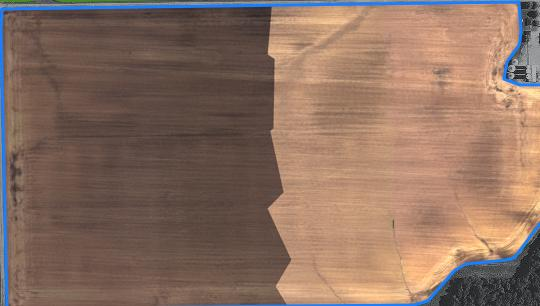
#> input picture full.jpg, 540 x 306 px
$ python script.py --input full.jpg
#> lines starting #> are read from the running program, lines starting #| are printed output that depends on the picture; after the words box and inside, x2 and y2 are one past the last pixel; in counts of white or black regions, pixels touching at a corner belong together
import cv2
import numpy as np
import argparse

parser = argparse.ArgumentParser()
parser.add_argument('--input', help='single channel', default='./red.tif')
parser.add_argument('--output', help='output path', default='./dark_removed.tif')
args = parser.parse_args()

img = cv2.imread(args.input)
#> img is the input picture: shape (306, 540, 3); mean B, G, R 96.8, 111.7, 139.5
grey = cv2.cvtColor(img,cv2.COLOR_BGR2GRAY)
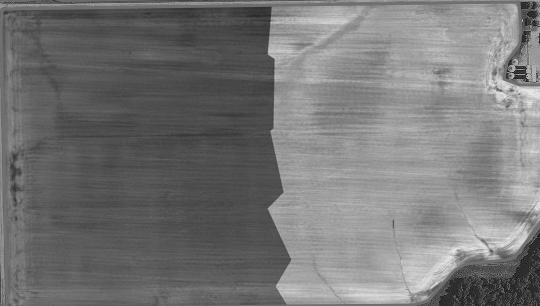
#> grey: shape (306, 540); min 4, max 236, mean 118.4
h, w = grey.shape
#> h = 306; w = 540
MAX = 255

edges = cv2.Canny(grey, 40, 115)
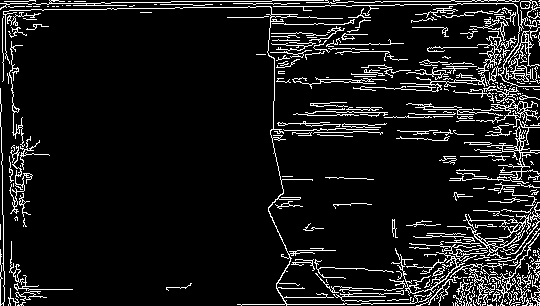
#> edges: shape (306, 540); 9.6% white in thin lines or dots
lines = cv2.HoughLinesP(edges,1,np.pi / 225, 10, minLineLength=1, maxLineGap=100)
#> lines = 332 rows, first 6: [516, 1, 533, 300], [171, 1, 536, 8], [233, 3, 539, 0], [29, 0, 536, 17], [453, 0, 513, 305], [237, 304, 539, 302]

# mask used to separate dark part of the image
blank = np.zeros((h, w), dtype=img.dtype)

# draw the edges from canny on blank
for line in lines:
    x1,y1,x2,y2 = line[0]
    cv2.line(blank,(x1,y1),(x2,y2),(255,255,255),1)
#> this loop made 332 passes
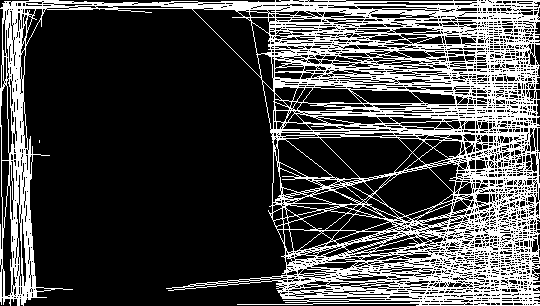
#> blank: shape (306, 540); 27.9% white in thin lines or dots

# generate column indices, to find the first occurence of non-zero value in each row
indices = np.indices((h, w))[1]
edge_indices = indices.copy()
edge_indices[blank==0] = h * w
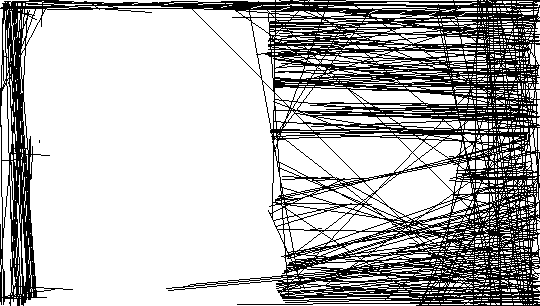
#> edge_indices: shape (306, 540) int64; min 0, max 165240, mean 119254.7; drawn with min black and max white
first_edges = np.amin(edge_indices, axis=1)

# fill the mask with white until first occurence of edges and 0 elsewhere
before_edge = indices.T <= first_edges.T
blank[before_edge.T] = 255
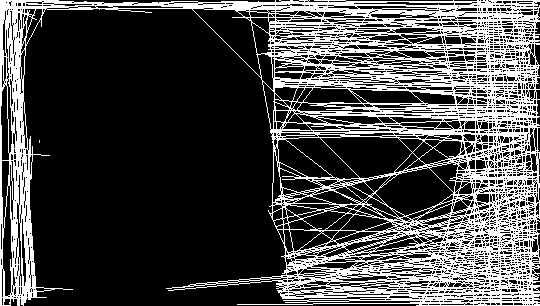
#> blank: shape (306, 540); 28.1% white; 2 white regions (1 under 20 px), largest, box (x1, y1, x2, y2) and area: (0, 0, 540, 306) 46421
blank[np.logical_not(before_edge.T)] = 0
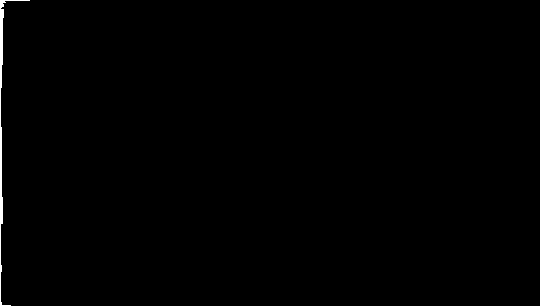
#> blank: shape (306, 540); 0.39% white; 1 white region, box (x1, y1, x2, y2) and area: (0, 0, 30, 306) 644

# separate the dark part
shadow = cv2.bitwise_and(img, img, mask=blank)
shadow = cv2.cvtColor(shadow, cv2.COLOR_BGR2GRAY)
#> shadow: shape (306, 540)

# brighten the dark part
gamma = 0.66

table = np.empty((MAX), np.uint8)
for i in range(MAX):
    table[i] = np.clip(pow(i / (MAX - 1), gamma) * (MAX - 1), 0, MAX - 1)

shadow = table[shadow]

# replace dark part in the original image with brighter one
grey[before_edge.T] = shadow[before_edge.T]
#> grey: shape (306, 540); 0.39% of pixels changed, all inside (x1, y1, x2, y2) = (0, 0, 30, 306)

cv2.imwrite(args.output, grey)
